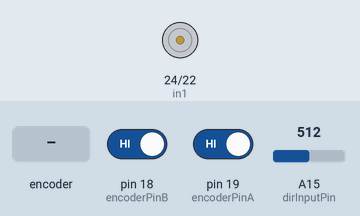
Recording of a sketch running on a simulated Arduino Mega 2560, built with avr-gcc and run on an emulated ATmega2560. Parts: motor-driver pin pairs drawn as motors (green arrow = first pin HIGH = forward, orange = second pin HIGH = backward, longer = more drive, scaled by the enable pin). The test bench sets the inputs (shaded band); at power-on: A15 (dirInputPin) = 512, pin 18 (encoderPinB) HIGH, pin 19 (encoderPinA) HIGH.

Above: at 1.2 s.
1.3 s: A15 (dirInputPin) set to 716
At 3.0 s:
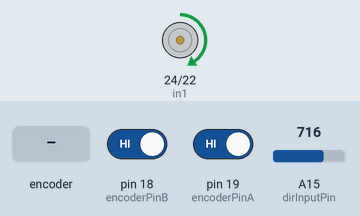
3.7 s: A15 (dirInputPin) set to 511
At 3.85 s:
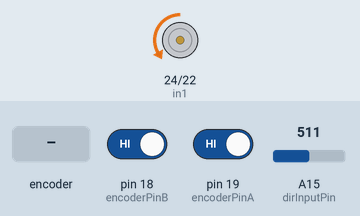
6.7 s: rotary encoder on pin 19 (encoderPinA) / pin 18 (encoderPinB) turned 3 steps (first pin leading)
9.9 s: A15 (dirInputPin) set to 530
At 10.6 s:
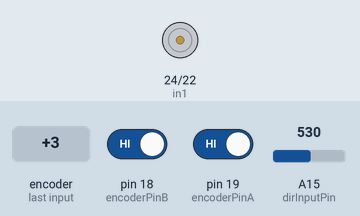
11.4 s: A15 (dirInputPin) set to 306
Timing chart, 0 to 13.9 s (numbered marks = the images above; inputs shaded):
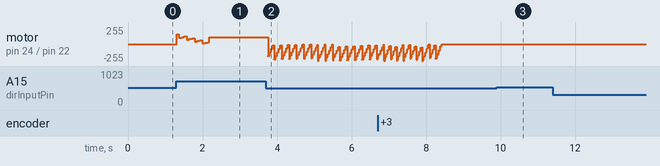

Measured:
- the behaviour switches between 511 and 512 on A15 (dirInputPin) (found by bisection; images 2 and 3)
- after the input at 3.7 s, motor on pin 24 (in1) / pin 22 (in2): ramps from backward 254/255 to stopped and jumps back, once every 0.20 s
- after the input at 9.9 s, motor on pin 24 (in1) / pin 22 (in2): stopped → forward 2/255 at once, → stopped 0.01 s later

The sketch:

DiferenciaAdelante.ino
```cpp
#include <Wire.h>
#include <Adafruit_MCP4725.h>

// === DAC MCP4725 ===
Adafruit_MCP4725 dac;
const float VREF = 5.0;

// === Pines encoder ===
const int encoderPinA = 19; // INT2
const int encoderPinB = 18; // INT3

// === Pines driver L298N ===
const int enA = 9;
const int in1 = 24;
const int in2 = 22;

// === Entrada analógica de referencia (PWM externo) ===
const int dirInputPin = A15;

// === Variables de velocidad/dirección ===
volatile unsigned long lastTimeA = 0;
volatile float lastSpeed = 0;
volatile int encoderDirection = 1;  // +1 o -1 detectado por el encoder
float pi = 3.14159265;

int inputPWM = 0;
unsigned long startTime = 0;
const unsigned long recordingDuration = 1000000000; // 10 s
bool finished = false;

// === Controlador discreto ===
// u(k) = u(k-1) + 1.765*e(k) - 1.127*e(k-1)
volatile float e_k = 0, e_k_1 = 0;
volatile float u_k = 0, u_k_1 = 0;
const float b0 = 1.446;
const float b1 = -0.809;

// Variables auxiliares para referencia
float refSignal = 0;

// Variables para impresión
unsigned long lastPrintTime = 0;
const unsigned long printInterval = 1000; // cada 100 ms

void setup() {
  pinMode(encoderPinA, INPUT);
  pinMode(encoderPinB, INPUT);
  digitalWrite(encoderPinA, HIGH);
  digitalWrite(encoderPinB, HIGH);

  // Configurar interrupciones INT2 e INT3 (flanco descendente)
  EICRA = 0b11110000;
  EIMSK = 0b00001100;

  pinMode(enA, OUTPUT);
  pinMode(in1, OUTPUT);
  pinMode(in2, OUTPUT);

  Serial.begin(9600);
  dac.begin(0x60);

  startTime = millis();

  // === Configurar Timer1 para T = 8 ms ===
  noInterrupts();
  TCCR1A = 0;
  TCCR1B = 0;
  TCNT1 = 0;
  // Para Ts = 8 ms con prescaler 64:
  // OCR1A = (16,000,000 / 64) * 0.008 - 1 = 1999
  OCR1A = 1999; // 8 ms para prescaler 64 y F_CPU = 16 MHz
  TCCR1B |= (1 << WGM12);
  TCCR1B |= (1 << CS11) | (1 << CS10); // prescaler 64
  TIMSK1 |= (1 << OCIE1A);
  interrupts();
}

void loop() {
  if (finished) return;

  // Leer voltaje de referencia (no el error)
  float controlVoltage = analogRead(dirInputPin) * (5.0 / 1023.0);

  // Determinar dirección y magnitud según la señal de referencia externa
  int motorDirCmd;
  float magnitude;

  if (controlVoltage >= 2.5) {
    motorDirCmd = -1;
  } else {
    motorDirCmd = 1;
  }

  // Configurar pines de dirección
  if (motorDirCmd > 0) {
    digitalWrite(in1, LOW);
    digitalWrite(in2, HIGH);
  } else {
    digitalWrite(in1, HIGH);
    digitalWrite(in2, LOW);
  }

  // --- Salida DAC ---
  float maxSpeed = 21.0;
  int dacValue = (int)((lastSpeed * encoderDirection + maxSpeed) / (2 * maxSpeed) * 4095.0);
  dacValue = constrain(dacValue, 0, 4095);
  dac.setVoltage(dacValue, false);


  // Finalizar después de 10 s
  if (millis() - startTime >= recordingDuration) {
    noInterrupts();
    analogWrite(enA, 0);
    finished = true;
    dac.setVoltage(0, false);
  }
}

// === Interrupción canal A (INT2): calcula velocidad y lee canal B para dirección ===
ISR(INT2_vect) {
  unsigned long currentTime = micros();
  if (lastTimeA != 0) {
    lastSpeed = 2 * pi * 1000000.0 / (155.0 * (currentTime - lastTimeA));
  }
  lastTimeA = currentTime;

  // Determinar dirección comparando canal B
  encoderDirection = (digitalRead(encoderPinB) == HIGH) ? 1 : -1;
}

// === Interrupción canal B (INT3): refuerza detección de dirección ===
ISR(INT3_vect) {
  encoderDirection = (digitalRead(encoderPinA) == HIGH) ? -1 : 1;
}

// === Interrupción del Timer1 cada 8 ms ===
ISR(TIMER1_COMPA_vect) {
  // Leer la referencia (señal de A0)
  refSignal = ((analogRead(dirInputPin) * (5.0 / 1023.0)) - 2.65) * 4.2;

  // Calcular el error entre referencia y velocidad medida
  e_k = refSignal - (lastSpeed / 2.1);  // escalar velocidad a 0–5V aprox.

  // Nueva ecuación en diferencias: u(k) = u(k-1) + 1.765*e(k) - 1.127*e(k-1)
  u_k = u_k_1 + b0 * e_k + b1 * e_k_1;

  // Saturación
  if (u_k > 255) u_k = 255;
  if (u_k < 0)   u_k = 0;

  analogWrite(enA, (int)(u_k * 255 / 10));

  // Actualizar variables
  e_k_1 = e_k;
  u_k_1 = u_k;
}
```
